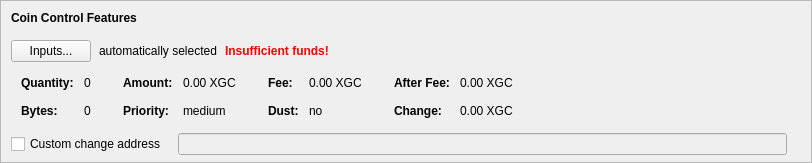
    <widget class="QFrame" name="frameCoinControl">
     <property name="sizePolicy">
      <sizepolicy hsizetype="Expanding" vsizetype="Expanding">
       <horstretch>0</horstretch>
       <verstretch>0</verstretch>
      </sizepolicy>
     </property>
     <property name="maximumSize">
      <size>
       <width>16777215</width>
       <height>16777215</height>
      </size>
     </property>
     <property name="frameShape">
      <enum>QFrame::StyledPanel</enum>
     </property>
     <property name="frameShadow">
      <enum>QFrame::Sunken</enum>
     </property>
     <layout class="QVBoxLayout" name="verticalLayoutCoinControl2">
      <property name="spacing">
       <number>0</number>
      </property>
      <property name="leftMargin">
       <number>0</number>
      </property>
      <property name="topMargin">
       <number>0</number>
      </property>
      <property name="rightMargin">
       <number>0</number>
      </property>
      <property name="bottomMargin">
       <number>6</number>
      </property>
      <item>
       <layout class="QVBoxLayout" name="verticalLayoutCoinControl" stretch="0,0,0,0,1">
        <property name="spacing">
         <number>0</number>
        </property>
        <property name="leftMargin">
         <number>10</number>
        </property>
        <property name="topMargin">
         <number>10</number>
        </property>
        <item>
         <layout class="QHBoxLayout" name="horizontalLayoutCoinControl1">
          <property name="bottomMargin">
           <number>15</number>
          </property>
          <item>
           <widget class="QLabel" name="labelCoinControlFeatures">
            <property name="sizePolicy">
             <sizepolicy hsizetype="Preferred" vsizetype="Maximum">
              <horstretch>0</horstretch>
              <verstretch>0</verstretch>
             </sizepolicy>
            </property>
            <property name="font">
             <font>
              <weight>75</weight>
              <bold>true</bold>
             </font>
            </property>
            <property name="styleSheet">
             <string notr="true">font-weight:bold;</string>
            </property>
            <property name="text">
             <string>Coin Control Features</string>
            </property>
           </widget>
          </item>
         </layout>
        </item>
        <item>
         <layout class="QHBoxLayout" name="horizontalLayoutCoinControl2" stretch="0,0,0,0">
          <property name="spacing">
           <number>8</number>
          </property>
          <property name="bottomMargin">
           <number>10</number>
          </property>
          <item>
           <widget class="QPushButton" name="pushButtonCoinControl">
            <property name="styleSheet">
             <string notr="true"/>
            </property>
            <property name="text">
             <string>Inputs...</string>
            </property>
            <property name="autoDefault">
             <bool>false</bool>
            </property>
           </widget>
          </item>
          <item>
           <widget class="QLabel" name="labelCoinControlAutomaticallySelected">
            <property name="text">
             <string>automatically selected</string>
            </property>
            <property name="margin">
             <number>5</number>
            </property>
           </widget>
          </item>
          <item>
           <widget class="QLabel" name="labelCoinControlInsuffFunds">
            <property name="font">
             <font>
              <weight>75</weight>
              <bold>true</bold>
             </font>
            </property>
            <property name="styleSheet">
             <string notr="true">color:red;font-weight:bold;</string>
            </property>
            <property name="text">
             <string>Insufficient funds!</string>
            </property>
            <property name="margin">
             <number>5</number>
            </property>
           </widget>
          </item>
          <item>
           <spacer name="horizontalSpacerCoinControl">
            <property name="orientation">
             <enum>Qt::Horizontal</enum>
            </property>
            <property name="sizeHint" stdset="0">
             <size>
              <width>40</width>
              <height>1</height>
             </size>
            </property>
           </spacer>
          </item>
         </layout>
        </item>
        <item>
         <widget class="QWidget" name="widgetCoinControl" native="true">
          <property name="sizePolicy">
           <sizepolicy hsizetype="Preferred" vsizetype="Preferred">
            <horstretch>0</horstretch>
            <verstretch>0</verstretch>
           </sizepolicy>
          </property>
          <property name="minimumSize">
           <size>
            <width>0</width>
            <height>0</height>
           </size>
          </property>
          <property name="styleSheet">
           <string notr="true"/>
          </property>
          <layout class="QHBoxLayout" name="horizontalLayoutCoinControl5">
           <property name="leftMargin">
            <number>0</number>
           </property>
           <property name="topMargin">
            <number>0</number>
           </property>
           <property name="rightMargin">
            <number>0</number>
           </property>
           <property name="bottomMargin">
            <number>0</number>
           </property>
           <item>
            <layout class="QHBoxLayout" name="horizontalLayoutCoinControl3" stretch="0,0,0,1">
             <property name="spacing">
              <number>20</number>
             </property>
             <property name="topMargin">
              <number>0</number>
             </property>
             <property name="bottomMargin">
              <number>10</number>
             </property>
             <item>
              <layout class="QFormLayout" name="formLayoutCoinControl1">
               <property name="horizontalSpacing">
                <number>10</number>
               </property>
               <property name="verticalSpacing">
                <number>14</number>
               </property>
               <property name="leftMargin">
                <number>10</number>
               </property>
               <property name="topMargin">
                <number>4</number>
               </property>
               <property name="rightMargin">
                <number>6</number>
               </property>
               <item row="0" column="0">
                <widget class="QLabel" name="labelCoinControlQuantityText">
                 <property name="font">
                  <font>
                   <weight>75</weight>
                   <bold>true</bold>
                  </font>
                 </property>
                 <property name="text">
                  <string>Quantity:</string>
                 </property>
                 <property name="margin">
                  <number>0</number>
                 </property>
                </widget>
               </item>
               <item row="0" column="1">
                <widget class="QLabel" name="labelCoinControlQuantity">
                 <property name="cursor">
                  <cursorShape>IBeamCursor</cursorShape>
                 </property>
                 <property name="contextMenuPolicy">
                  <enum>Qt::ActionsContextMenu</enum>
                 </property>
                 <property name="text">
                  <string notr="true">0</string>
                 </property>
                 <property name="margin">
                  <number>0</number>
                 </property>
                 <property name="textInteractionFlags">
                  <set>Qt::LinksAccessibleByMouse|Qt::TextSelectableByKeyboard|Qt::TextSelectableByMouse</set>
                 </property>
                </widget>
               </item>
               <item row="1" column="0">
                <widget class="QLabel" name="labelCoinControlBytesText">
                 <property name="font">
                  <font>
                   <weight>75</weight>
                   <bold>true</bold>
                  </font>
                 </property>
                 <property name="text">
                  <string>Bytes:</string>
                 </property>
                </widget>
               </item>
               <item row="1" column="1">
                <widget class="QLabel" name="labelCoinControlBytes">
                 <property name="cursor">
                  <cursorShape>IBeamCursor</cursorShape>
                 </property>
                 <property name="contextMenuPolicy">
                  <enum>Qt::ActionsContextMenu</enum>
                 </property>
                 <property name="text">
                  <string notr="true">0</string>
                 </property>
                 <property name="textInteractionFlags">
                  <set>Qt::LinksAccessibleByMouse|Qt::TextSelectableByKeyboard|Qt::TextSelectableByMouse</set>
                 </property>
                </widget>
               </item>
              </layout>
             </item>
             <item>
              <layout class="QFormLayout" name="formLayoutCoinControl2">
               <property name="horizontalSpacing">
                <number>10</number>
               </property>
               <property name="verticalSpacing">
                <number>14</number>
               </property>
               <property name="leftMargin">
                <number>6</number>
               </property>
               <property name="topMargin">
                <number>4</number>
               </property>
               <property name="rightMargin">
                <number>6</number>
               </property>
               <item row="0" column="0">
                <widget class="QLabel" name="labelCoinControlAmountText">
                 <property name="font">
                  <font>
                   <weight>75</weight>
                   <bold>true</bold>
                  </font>
                 </property>
                 <property name="text">
                  <string>Amount:</string>
                 </property>
                 <property name="margin">
                  <number>0</number>
                 </property>
                </widget>
               </item>
               <item row="0" column="1">
                <widget class="QLabel" name="labelCoinControlAmount">
                 <property name="cursor">
                  <cursorShape>IBeamCursor</cursorShape>
                 </property>
                 <property name="contextMenuPolicy">
                  <enum>Qt::ActionsContextMenu</enum>
                 </property>
                 <property name="text">
                  <string notr="true">0.00 XGC</string>
                 </property>
                 <property name="textInteractionFlags">
                  <set>Qt::LinksAccessibleByMouse|Qt::TextSelectableByKeyboard|Qt::TextSelectableByMouse</set>
                 </property>
                </widget>
               </item>
               <item row="1" column="0">
                <widget class="QLabel" name="labelCoinControlPriorityText">
                 <property name="font">
                  <font>
                   <weight>75</weight>
                   <bold>true</bold>
                  </font>
                 </property>
                 <property name="text">
                  <string>Priority:</string>
                 </property>
                </widget>
               </item>
               <item row="1" column="1">
                <widget class="QLabel" name="labelCoinControlPriority">
                 <property name="cursor">
                  <cursorShape>IBeamCursor</cursorShape>
                 </property>
                 <property name="contextMenuPolicy">
                  <enum>Qt::ActionsContextMenu</enum>
                 </property>
                 <property name="text">
                  <string notr="true">medium</string>
                 </property>
                 <property name="textInteractionFlags">
                  <set>Qt::LinksAccessibleByMouse|Qt::TextSelectableByKeyboard|Qt::TextSelectableByMouse</set>
                 </property>
                </widget>
               </item>
              </layout>
             </item>
             <item>
              <layout class="QFormLayout" name="formLayoutCoinControl3">
               <property name="horizontalSpacing">
                <number>10</number>
               </property>
               <property name="verticalSpacing">
                <number>14</number>
               </property>
               <property name="leftMargin">
                <number>6</number>
               </property>
               <property name="topMargin">
                <number>4</number>
               </property>
               <property name="rightMargin">
                <number>6</number>
               </property>
               <item row="0" column="0">
                <widget class="QLabel" name="labelCoinControlFeeText">
                 <property name="font">
                  <font>
                   <weight>75</weight>
                   <bold>true</bold>
                  </font>
                 </property>
                 <property name="text">
                  <string>Fee:</string>
                 </property>
                 <property name="margin">
                  <number>0</number>
                 </property>
                </widget>
               </item>
               <item row="0" column="1">
                <widget class="QLabel" name="labelCoinControlFee">
                 <property name="cursor">
                  <cursorShape>IBeamCursor</cursorShape>
                 </property>
                 <property name="contextMenuPolicy">
                  <enum>Qt::ActionsContextMenu</enum>
                 </property>
                 <property name="text">
                  <string notr="true">0.00 XGC</string>
                 </property>
                 <property name="textInteractionFlags">
                  <set>Qt::LinksAccessibleByMouse|Qt::TextSelectableByKeyboard|Qt::TextSelectableByMouse</set>
                 </property>
                </widget>
               </item>
               <item row="1" column="0">
                <widget class="QLabel" name="labelCoinControlLowOutputText">
                 <property name="font">
                  <font>
                   <weight>75</weight>
                   <bold>true</bold>
                  </font>
                 </property>
                 <property name="text">
                  <string>Dust:</string>
                 </property>
                </widget>
               </item>
               <item row="1" column="1">
                <widget class="QLabel" name="labelCoinControlLowOutput">
                 <property name="cursor">
                  <cursorShape>IBeamCursor</cursorShape>
                 </property>
                 <property name="contextMenuPolicy">
                  <enum>Qt::ActionsContextMenu</enum>
                 </property>
                 <property name="text">
                  <string notr="true">no</string>
                 </property>
                 <property name="textInteractionFlags">
                  <set>Qt::LinksAccessibleByMouse|Qt::TextSelectableByKeyboard|Qt::TextSelectableByMouse</set>
                 </property>
                </widget>
               </item>
              </layout>
             </item>
             <item>
              <layout class="QFormLayout" name="formLayoutCoinControl4">
               <property name="horizontalSpacing">
                <number>10</number>
               </property>
               <property name="verticalSpacing">
                <number>14</number>
               </property>
               <property name="leftMargin">
                <number>6</number>
               </property>
               <property name="topMargin">
                <number>4</number>
               </property>
               <property name="rightMargin">
                <number>6</number>
               </property>
               <item row="0" column="0">
                <widget class="QLabel" name="labelCoinControlAfterFeeText">
                 <property name="font">
                  <font>
                   <weight>75</weight>
                   <bold>true</bold>
                  </font>
                 </property>
                 <property name="text">
                  <string>After Fee:</string>
                 </property>
                 <property name="margin">
                  <number>0</number>
                 </property>
                </widget>
               </item>
               <item row="0" column="1">
                <widget class="QLabel" name="labelCoinControlAfterFee">
                 <property name="cursor">
                  <cursorShape>IBeamCursor</cursorShape>
                 </property>
                 <property name="contextMenuPolicy">
                  <enum>Qt::ActionsContextMenu</enum>
                 </property>
                 <property name="text">
                  <string notr="true">0.00 XGC</string>
                 </property>
                 <property name="textInteractionFlags">
                  <set>Qt::LinksAccessibleByMouse|Qt::TextSelectableByKeyboard|Qt::TextSelectableByMouse</set>
                 </property>
                </widget>
               </item>
               <item row="1" column="0">
                <widget class="QLabel" name="labelCoinControlChangeText">
                 <property name="font">
                  <font>
                   <weight>75</weight>
                   <bold>true</bold>
                  </font>
                 </property>
                 <property name="text">
                  <string>Change:</string>
                 </property>
                </widget>
               </item>
               <item row="1" column="1">
                <widget class="QLabel" name="labelCoinControlChange">
                 <property name="cursor">
                  <cursorShape>IBeamCursor</cursorShape>
                 </property>
                 <property name="contextMenuPolicy">
                  <enum>Qt::ActionsContextMenu</enum>
                 </property>
                 <property name="text">
                  <string notr="true">0.00 XGC</string>
                 </property>
                 <property name="textInteractionFlags">
                  <set>Qt::LinksAccessibleByMouse|Qt::TextSelectableByKeyboard|Qt::TextSelectableByMouse</set>
                 </property>
                </widget>
               </item>
              </layout>
             </item>
            </layout>
           </item>
          </layout>
         </widget>
        </item>
        <item>
         <layout class="QHBoxLayout" name="horizontalLayoutCoinControl4" stretch="0,0,0">
          <property name="spacing">
           <number>12</number>
          </property>
          <property name="sizeConstraint">
           <enum>QLayout::SetDefaultConstraint</enum>
          </property>
          <property name="topMargin">
           <number>5</number>
          </property>
          <property name="rightMargin">
           <number>5</number>
          </property>
          <item>
           <widget class="QCheckBox" name="checkBoxCoinControlChange">
            <property name="toolTip">
             <string>If this is activated, but the change address is empty or invalid, change will be sent to a newly generated address.</string>
            </property>
            <property name="text">
             <string>Custom change address</string>
            </property>
           </widget>
          </item>
          <item>
           <widget class="QValidatedLineEdit" name="lineEditCoinControlChange">
            <property name="enabled">
             <bool>false</bool>
            </property>
            <property name="sizePolicy">
             <sizepolicy hsizetype="Expanding" vsizetype="Fixed">
              <horstretch>0</horstretch>
              <verstretch>0</verstretch>
             </sizepolicy>
            </property>
           </widget>
          </item>
          <item>
           <widget class="QLabel" name="labelCoinControlChangeLabel">
            <property name="sizePolicy">
             <sizepolicy hsizetype="Preferred" vsizetype="Expanding">
              <horstretch>0</horstretch>
              <verstretch>0</verstretch>
             </sizepolicy>
            </property>
            <property name="minimumSize">
             <size>
              <width>0</width>
              <height>0</height>
             </size>
            </property>
            <property name="text">
             <string/>
            </property>
            <property name="margin">
             <number>3</number>
            </property>
           </widget>
          </item>
         </layout>
        </item>
        <item>
         <spacer name="verticalSpacerCoinControl">
          <property name="orientation">
           <enum>Qt::Vertical</enum>
          </property>
          <property name="sizeHint" stdset="0">
           <size>
            <width>800</width>
            <height>1</height>
           </size>
          </property>
         </spacer>
        </item>
       </layout>
      </item>
     </layout>
    </widget>
